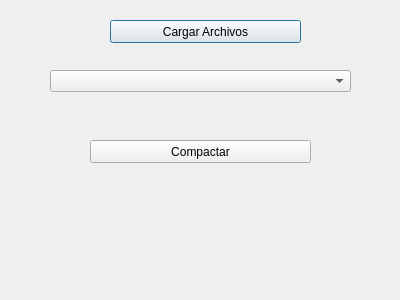
<?xml version="1.0" encoding="UTF-8"?>
<ui version="4.0">
 <class>compactar</class>
 <widget class="QDialog" name="compactar">
  <property name="geometry">
   <rect>
    <x>0</x>
    <y>0</y>
    <width>400</width>
    <height>300</height>
   </rect>
  </property>
  <property name="windowTitle">
   <string>Dialog</string>
  </property>
  <widget class="QPushButton" name="pushButton">
   <property name="geometry">
    <rect>
     <x>110</x>
     <y>20</y>
     <width>191</width>
     <height>23</height>
    </rect>
   </property>
   <property name="text">
    <string>Cargar Archivos</string>
   </property>
  </widget>
  <widget class="QComboBox" name="combo_compactar">
   <property name="geometry">
    <rect>
     <x>50</x>
     <y>70</y>
     <width>301</width>
     <height>22</height>
    </rect>
   </property>
  </widget>
  <widget class="QPushButton" name="pushButton_2">
   <property name="geometry">
    <rect>
     <x>90</x>
     <y>140</y>
     <width>221</width>
     <height>23</height>
    </rect>
   </property>
   <property name="text">
    <string>Compactar</string>
   </property>
  </widget>
 </widget>
 <resources/>
 <connections/>
</ui>
